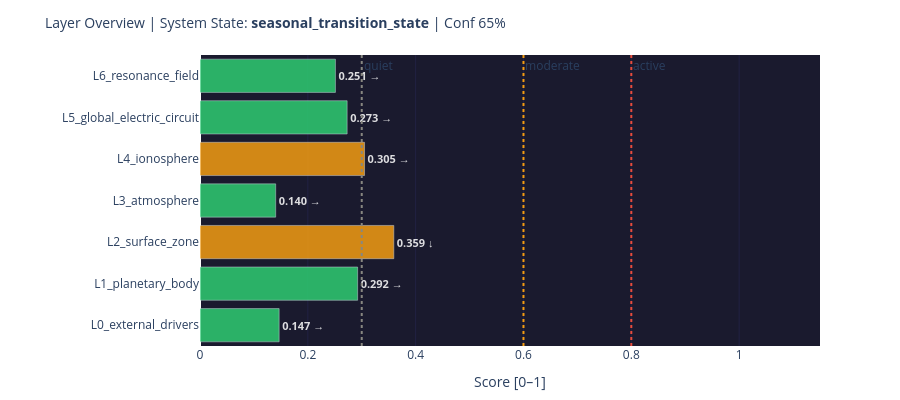

Write notebook code for a chart like this one.
### Markdown cell above
---
## 7.visualizations

### Code cell
# ============================================================
# LAYER OVERVIEW: Score, Trend, Confidence
# ============================================================
names = list(normalized.keys())
scores = [st['score'] if st['score'] is not None else 0 for st in normalized.values()]

trend_arrows = []
for n in names:
    t = trends.get(n, {}).get('trend', 'unknown')
    trend_arrows.append({'rising':'↑','falling':'↓','stable':'→','unknown':'?'}[t])

score_colors = ['#2ecc71' if s < 0.3 else '#f39c12' if s < 0.6 else '#e74c3c' if s < 0.8 else '#c0392b'
                for s in scores]

fig = go.Figure()
fig.add_trace(go.Bar(
    x=scores, y=names, orientation='h',
    marker_color=score_colors, opacity=0.85,
    text=[f'<b>{s:.3f}</b> {a}' for s, a in zip(scores, trend_arrows)],
    textposition='outside',
    textfont=dict(color='white', size=11)
))

fig.add_vline(x=0.3, line_dash='dot', line_color='#888780', annotation_text='quiet')
fig.add_vline(x=0.6, line_dash='dot', line_color='#f39c12', annotation_text='moderate')
fig.add_vline(x=0.8, line_dash='dot', line_color='#e74c3c', annotation_text='active')

fig.update_layout(
    title=dict(text=f'Layer Overview | System State: <b>{system_state}</b> | Conf {state_confidence:.0%}',
               font=dict(size=14)),
    xaxis=dict(title='Score [0–1]', range=[0, 1.15], gridcolor='#222244'),
    height=400, plot_bgcolor='#1a1a2e', paper_bgcolor='rgba(0,0,0,0)',
    margin=dict(l=200, r=80, t=55, b=40), showlegend=False
)
fig.show()

### Figure 1 — Plotly figure (JSON) as saved in the notebook; plotly's stock layout.template omitted (floating-point values rounded to 4 significant figures)
{"data": [{"marker": {"color": ["#2ecc71", "#2ecc71", "#f39c12", "#2ecc71", "#f39c12", "#2ecc71", "#2ecc71"]}, "opacity": 0.85, "orientation": "h", "text": ["<b>0.147</b> →", "<b>0.292</b> →", "<b>0.359</b> ↓", "<b>0.140</b> →", "<b>0.305</b> →", "<b>0.273</b> →", "<b>0.251</b> →"], "textfont": {"color": "white", "size": 11}, "textposition": "outside", "type": "bar", "x": [0.1468, 0.2924, 0.3595, 0.1404, 0.3052, 0.2729, 0.2512], "y": ["L0_external_drivers", "L1_planetary_body", "L2_surface_zone", "L3_atmosphere", "L4_ionosphere", "L5_global_electric_circuit", "L6_resonance_field"]}], "layout": {"annotations": [{"showarrow": false, "text": "quiet", "x": 0.3, "xanchor": "left", "xref": "x", "y": 1, "yanchor": "top", "yref": "y domain"}, {"showarrow": false, "text": "moderate", "x": 0.6, "xanchor": "left", "xref": "x", "y": 1, "yanchor": "top", "yref": "y domain"}, {"showarrow": false, "text": "active", "x": 0.8, "xanchor": "left", "xref": "x", "y": 1, "yanchor": "top", "yref": "y domain"}], "height": 400, "margin": {"b": 40, "l": 200, "r": 80, "t": 55}, "paper_bgcolor": "rgba(0,0,0,0)", "plot_bgcolor": "#1a1a2e", "shapes": [{"line": {"color": "#888780", "dash": "dot"}, "type": "line", "x0": 0.3, "x1": 0.3, "xref": "x", "y0": 0, "y1": 1, "yref": "y domain"}, {"line": {"color": "#f39c12", "dash": "dot"}, "type": "line", "x0": 0.6, "x1": 0.6, "xref": "x", "y0": 0, "y1": 1, "yref": "y domain"}, {"line": {"color": "#e74c3c", "dash": "dot"}, "type": "line", "x0": 0.8, "x1": 0.8, "xref": "x", "y0": 0, "y1": 1, "yref": "y domain"}], "showlegend": false, "title": {"font": {"size": 14}, "text": "Layer Overview | System State: <b>seasonal_transition_state</b> | Conf 65%"}, "xaxis": {"gridcolor": "#222244", "range": [0, 1.15], "title": {"text": "Score [0–1]"}}}}
